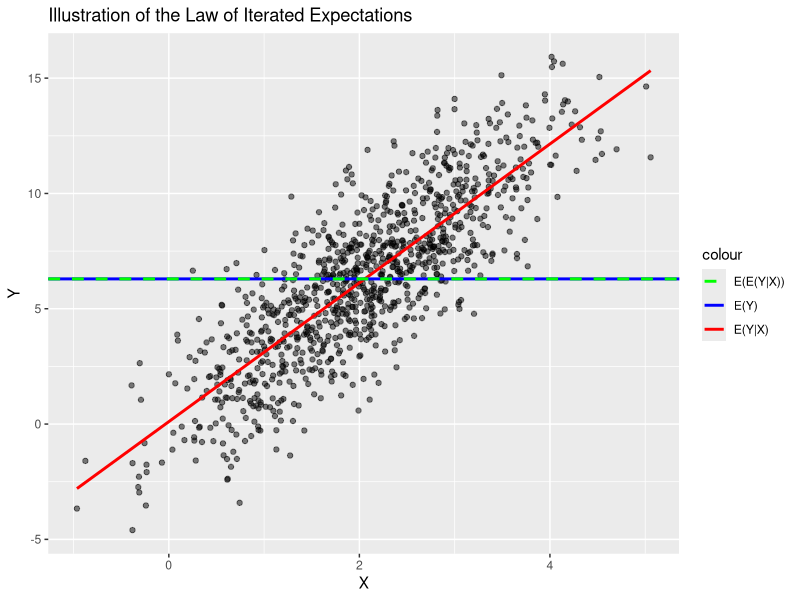

Reproduce this figure in R.
# Load necessary libraries
library(tidyverse)

# Set seed for reproducibility
set.seed(456)

# Simulate data
n <- 1000
x <- rnorm(n, mean = 2, sd = 1)
y <- 3 * x + rnorm(n, mean = 0, sd = 2)

# Calculate E(Y|X)
# We'll use a simple linear model to estimate E(Y|X)
model <- lm(y ~ x)
e_y_given_x <- fitted(model)

# Calculate E(Y)
e_y <- mean(y)

# Calculate E(E(Y|X))
e_e_y_given_x <- mean(e_y_given_x)

# Print results
print(paste("E(Y):", e_y))

print(paste("E(E(Y|X)):", e_e_y_given_x))

# Visualize the relationship
df <- data.frame(x, y, e_y_given_x)

ggplot(df, aes(x = x)) +
  geom_point(aes(y = y), alpha = 0.5) +
  geom_line(aes(y = e_y_given_x, color = "E(Y|X)"), size = 1) +
  geom_hline(aes(yintercept = e_y, color = "E(Y)"), size = 1) +
  geom_hline(aes(yintercept = e_e_y_given_x, color = "E(E(Y|X))"), linetype = "dashed", size = 1) +
  scale_color_manual(
    values = c("E(Y|X)" = "red", "E(Y)" = "blue", "E(E(Y|X))" = "green")
  ) +
  labs(
    title = "Illustration of the Law of Iterated Expectations",
    x = "X",
    y = "Y"
  )